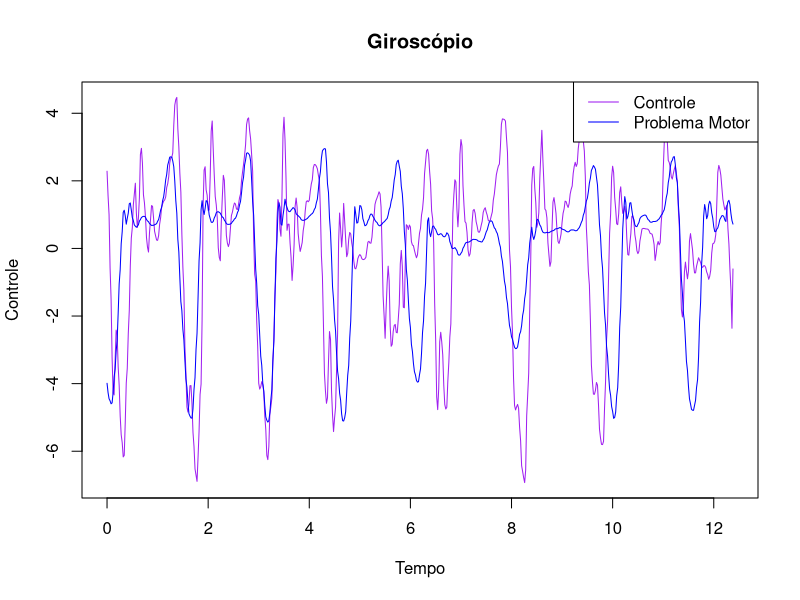
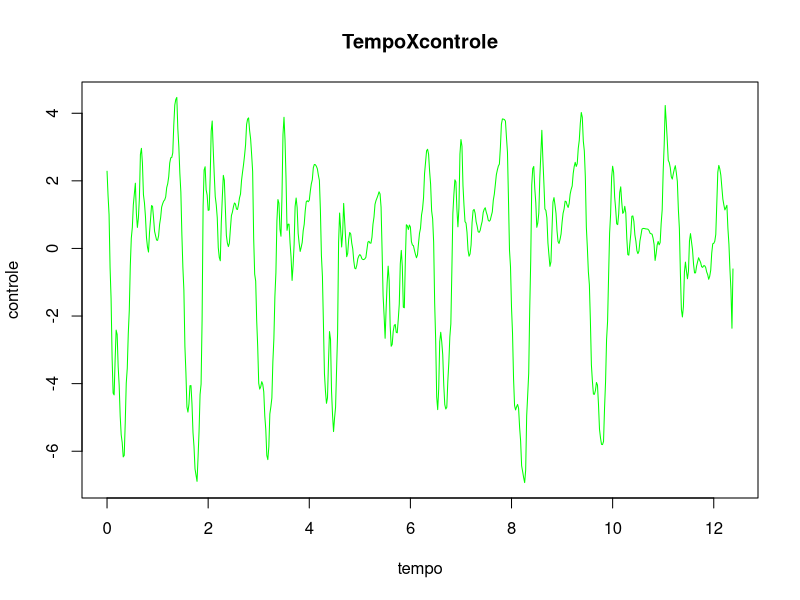
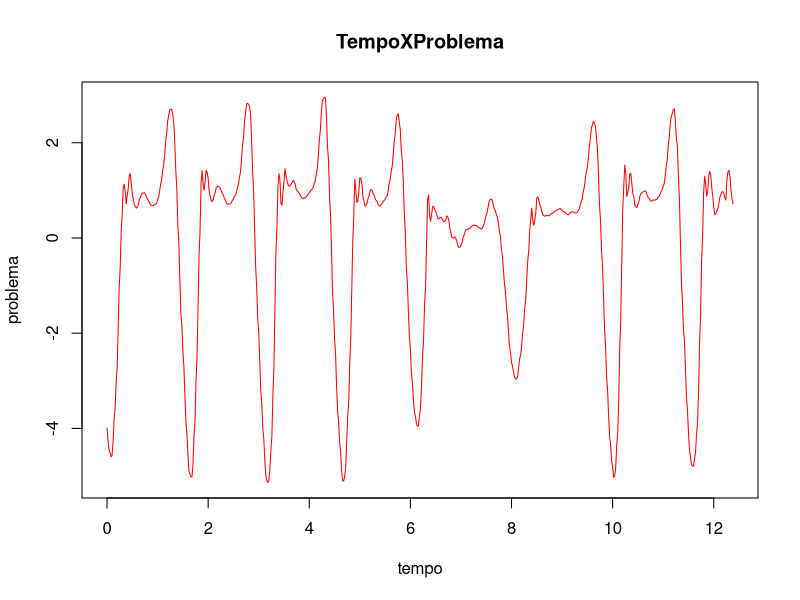

Reproduce these figures in R, in order.
# Recebendo os dados ------------------------------------------------------
setwd("C:/Users/lucas/OneDrive/Documentos/Faculdade/7 Semestre/Proj/PRJBiomedica")


# Ler os dados
dados <- read.table("giro.txt", header = TRUE, sep = "\t", dec = ",")

# Plotar o gráfico
plot(dados$Tempo, dados$Controle, type = "l", col = "purple", xlab = "Tempo", ylab = "Controle", main = "Giroscópio")
lines(dados$Tempo, dados$Problema.Motor, col = "blue")
legend("topright", legend = c("Controle", "Problema Motor"), col = c("purple", "blue"), lty = 1)


dados_controle <- data.frame(
  Tempo = dados$Tempo,
  Controle = dados$Controle
)

dados_Problema <- data.frame(
  Tempo = dados$Tempo,
  Problema = dados$Problema.Motor
)

plot(dados_controle$Tempo, dados_controle$Controle, type = "l", col = "green", xlab ="tempo", ylab ="controle", main = "TempoXcontrole")
plot(dados_Problema$Tempo, dados_Problema$Problema, type = "l", col = "red", xlab ="tempo", ylab ="problema", main = "TempoXProblema")

# Características ---------------------------------------------------------


# MAVSD CONTROLE ----------------------------------------------------------
mavsd_controle <- mean(abs(diff(dados_controle$Controle)))
print(mavsd_controle)


# MAVSD PROBLEMA -------------------------------------------------------------------
media <- mean(dados_controle$Controle)
mavsd_Problema <- mean(abs(diff(dados_Problema$Problema)))
print(mavsd_Problema)


# F50 ---------------------------------------------------------------------

#F50 Dados Controle
Controle_ordenado <- sort(dados_controle$Controle)
freq_acumulada <- cumsum(table(Controle_ordenado))
F50_controle <- names(freq_acumulada)[which.max(freq_acumulada >= 0.5)]
F50_controle

#F50 Dados problema
Problema_ordenado <- sort(dados_Problema$Problema)
freq_acumulada2 <- cumsum(table(Problema_ordenado))
F50_Problema <- names(freq_acumulada2)[which.max(freq_acumulada >= 0.5)]
F50_Problema

# KURTOSIS ----------------------------------------------------------------
library(e1071)
dados <- c(dados$Tempo, dados$Controle, dados$Problema.Motor)
curtose <- kurtosis(dados)
print(curtose)



# Fazer FFT ---------------------------------------------------------------



